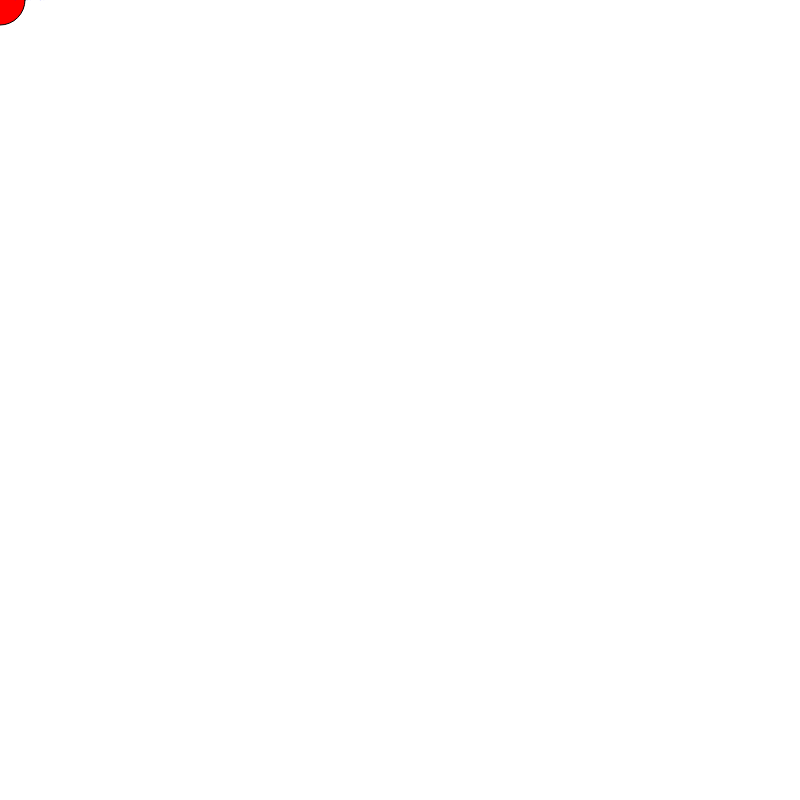
Frame 1 (no input)
Frame 60 (no input): identical to frame 1, image omitted
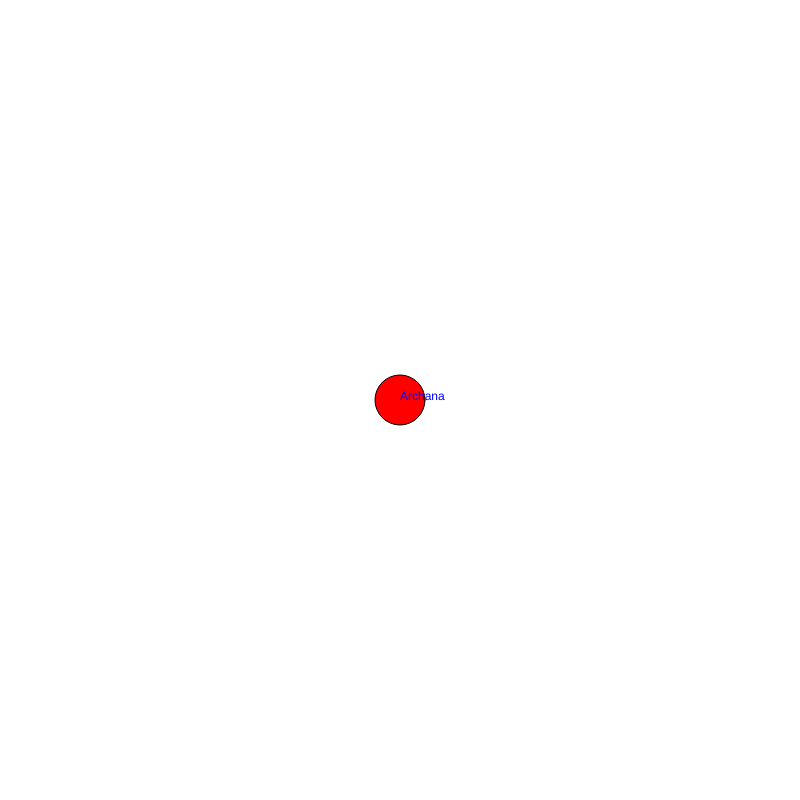
Frame 120 (the mouse pressed at the canvas centre since frame 60)

The p5.js sketch that drew these frames (run headless with seeded random() and noise() and a simulated clock; from frame 60 on, the mouse is pressed at the canvas centre):

// p5.js sketch
// ── sketch.js
function setup() {
  createCanvas(800,800);
}

function draw() {
  
  background(255,255,255);
  
  fill(255,0,0);
  ellipse(mouseX,mouseY,50,50);
  
  fill(0,0,255);
  text("Archana",mouseX, mouseY);
  
}
